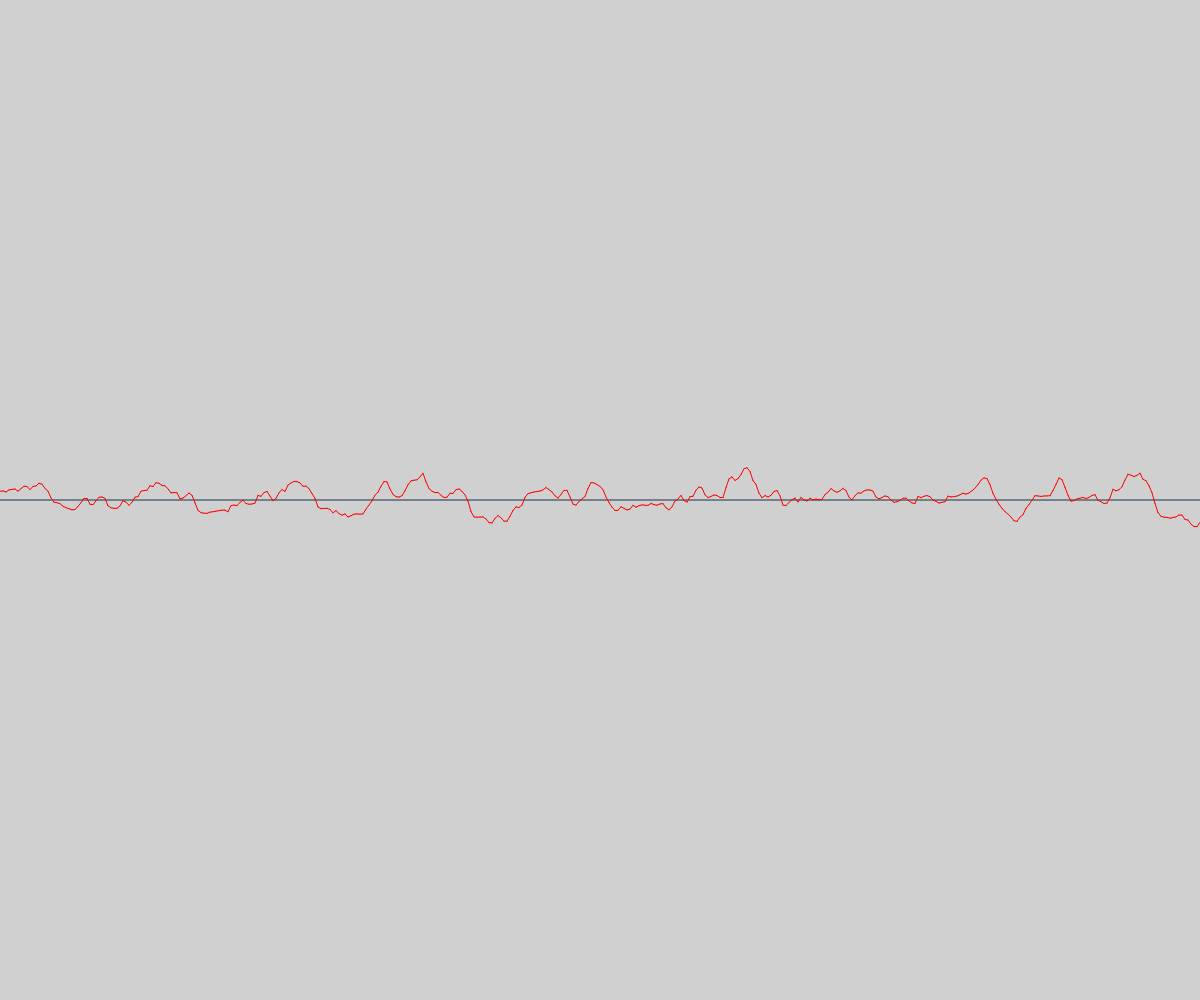
Frame 1 (no input)
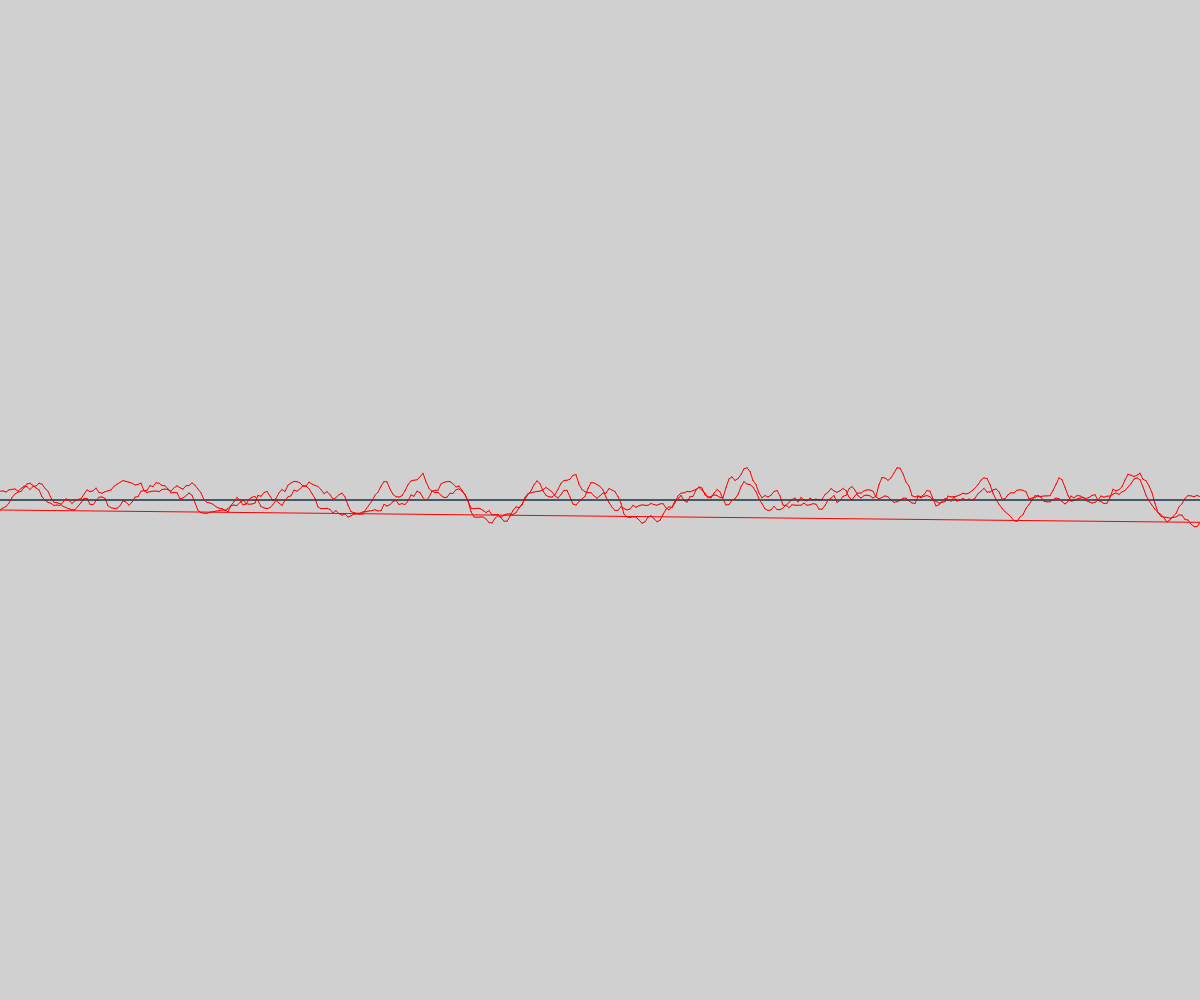
Frame 2 (the mouse pressed at the canvas centre, redrawn once)

The p5.js sketch that drew these frames (run headless with seeded random() and noise() and a simulated clock; the mouse was pressed at the canvas centre and the sketch redrawn once):

// p5.js sketch
// ── sketch.js
// Using the Noise function to create a random line

var step = 10;
var lastX = -10;
let lastY;
let middle;
let y;

function setup() {
    createCanvas(windowWidth, windowHeight);
    background(208);
    smooth();
    noLoop();
    noFill();
}

function draw() {
    var ynoise = random(10);
    stroke(20, 50, 70);
    middle = height / 2;
    line(0, middle, width, height / 2);

    stroke('red');
    for (i = 0; i <= width; i += 3) {
        y = middle - 40 + noise(ynoise) * 80;
        console.log(y);
        line(i, y, lastX, lastY);
        // line(i, height/2, lastX, lastY);
        lastX = i;
        lastY = y;
        ynoise += 0.1;
    }
}
